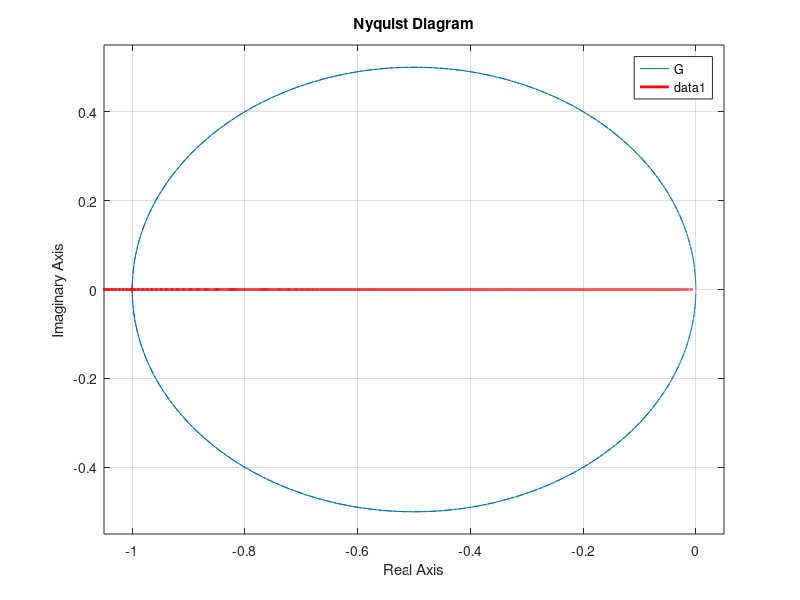

This figure's MATLAB source:
s = tf("s");

G = s / (s^2 - s + 1);
% G = 5 * (s + 0.25) / ((s^2 + 2*s)^2);

nyquist(G);
hold on;
grid on;

% 7.11.5
clear;
clc;
a = linspace(0.0001, 10, 15000);
N = 5 * a.^4 / 8;
P = -1 ./ N;
plot(real(P), imag(P), 'r', 'LineWidth', 2);

% % 7.11.6
% clear;
% clc;
% a = linspace(0.0001, 10, 15000);
% N = 2 + 4 ./ (pi * a);
% P = -1 ./ N;
% 
% plot(real(P), imag(P), 'r', 'LineWidth', 2);

% % 7.11.7
% clear;
% clc;
% a = linspace(0.0001, 10, 150);
% N = (a >= 1) .* (4 ./ (pi * a)) .* (1 - (1 ./ a).^2).^(1/2);
% P = -1 ./ N;
% 
% plot(real(P), imag(P), 'r', 'LineWidth', 2);

% % 7.11.8
% clear;
% clc;
% a = linspace(0.0001, 10, 1500);
% A = 1;
% B = 3/2;
% k = 2;
% 
% N = k * (1 - N_7_11_8(a ./ A)) .* (A <= a & a <= B) + ...
%     k * (N_7_11_8(a ./ B) - N_7_11_8(a ./ A)) .* (a > B);
% 
% P = -1 ./ N;
% 
% plot(real(P), imag(P), 'r', 'LineWidth', 2);

